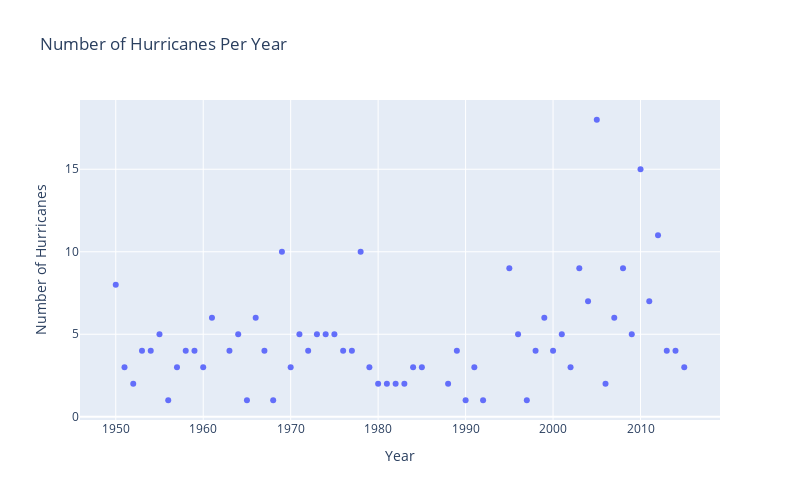

The cell this chart's notebook holds for it:
### Code cell
fig = go.Figure()

fig.add_trace(go.Scatter(x=storms_per_year['Year'], y=storms_per_year['Number of storms'], mode='markers'))

fig.update_layout(
    title='Number of Hurricanes Per Year',
    xaxis_title='Year',
    yaxis_title='Number of Hurricanes',
    width=800,
    height=500,
)

fig.show()

### Figure 1 — Plotly figure (JSON) as saved in the notebook; plotly's stock layout.template omitted (floating-point values rounded to 4 significant figures)
{"data": [{"mode": "markers", "type": "scatter", "x": [1950, 1951, 1952, 1953, 1954, 1955, 1956, 1957, 1958, 1959, 1960, 1961, 1963, 1964, 1965, 1966, 1967, 1968, 1969, 1970, 1971, 1972, 1973, 1974, 1975, 1976, 1977, 1978, 1979, 1980, 1981, 1982, 1983, 1984, 1985, 1988, 1989, 1990, 1991, 1992, 1995, 1996, 1997, 1998, 1999, 2000, 2001, 2002, 2003, 2004, 2005, 2006, 2007, 2008, 2009, 2010, 2011, 2012, 2013, 2014, 2015], "y": [8, 3, 2, 4, 4, 5, 1, 3, 4, 4, 3, 6, 4, 5, 1, 6, 4, 1, 10, 3, 5, 4, 5, 5, 5, 4, 4, 10, 3, 2, 2, 2, 2, 3, 3, 2, 4, 1, 3, 1, 9, 5, 1, 4, 6, 4, 5, 3, 9, 7, 18, 2, 6, 9, 5, 15, 7, 11, 4, 4, 3]}], "layout": {"height": 500, "title": {"text": "Number of Hurricanes Per Year"}, "width": 800, "xaxis": {"title": {"text": "Year"}}, "yaxis": {"title": {"text": "Number of Hurricanes"}}}}
